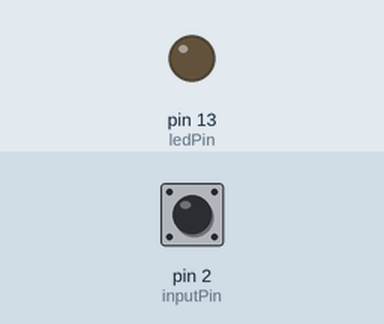
This sketch was run on a simulated Arduino Uno, built with avr-gcc and run on an emulated ATmega328P. Parts: output pins drawn as LEDs (lit = HIGH). The inputs (shaded band) are chosen by the test bench; at power-on: pin 2 (inputPin) HIGH.

Above: at 1.2 s.
1.3 s: pin 2 (inputPin) pulled LOW for 0.15 s
At 1.37 s:
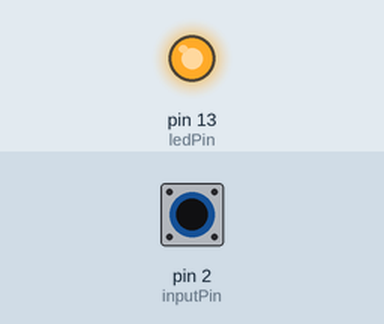
2.9 s: pin 2 (inputPin) pulled LOW for 3.2 s
At 7.1 s:
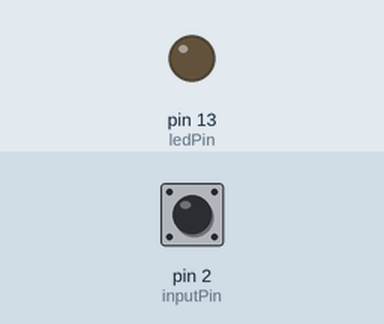
Timing chart, 0 to 8.6 s (numbered marks = the images above; inputs shaded):
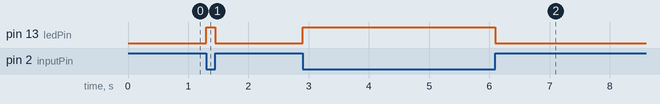

The sketch:

22_09_22_1.ino
```cpp
#include <Servo.h>

// data sheet
// upload는 ctrl + u

// LED pin을 13번으로 지정
const int ledPin = 13;
// 2번 핀을 스위치 입력으로 설정
const int inputPin = 2;

void setup() {
  // 13번 핀에 내장된 led를 출력으로 설정함
  pinMode(ledPin, OUTPUT);
  // 스위치 입력을 위하여 2번핀을 입력으로 설정하고 풀업시킨다.
  pinMode(inputPin, INPUT_PULLUP);
}

void loop() {
  // 스위치 입력을 받는다
  int swInput = digitalRead(inputPin);

  if (swInput == LOW) {
    digitalWrite(ledPin, HIGH);
  }
  else {
    digitalWrite(ledPin, LOW); // led 소등
  }
}
```

Measured:
- after the input at 1.3 s, pin 13 (ledPin): LOW → HIGH at once, → LOW 0.15 s later
- after the input at 2.9 s, pin 13 (ledPin): LOW → HIGH at once, → LOW 3.2 s later
